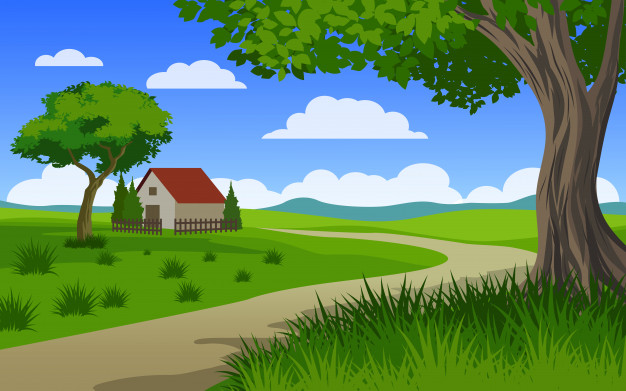
#> input picture photos/scenery.jpg, 626 x 391 px
$ python cv7.py
#> lines starting #> are read from the running program, lines starting #| are printed output that depends on the picture; after the words box and inside, x2 and y2 are one past the last pixel; in counts of white or black regions, pixels touching at a corner belong together
#Detecting contours in opencv

import cv2 as cv
import numpy as np

#2 ways of finding contours in img
img = cv.imread('photos/scenery.jpg')
#> img is the input picture: shape (391, 626, 3); mean B, G, R 100.9, 138, 99.2

blank = np.zeros(img.shape,dtype='uint8') #Creating a blank image
#cv.imshow('Blank', blank)

#Find grayscale blur and edges of the img and pass it in into find contours
gray = cv.cvtColor(img, cv.COLOR_BGR2GRAY)
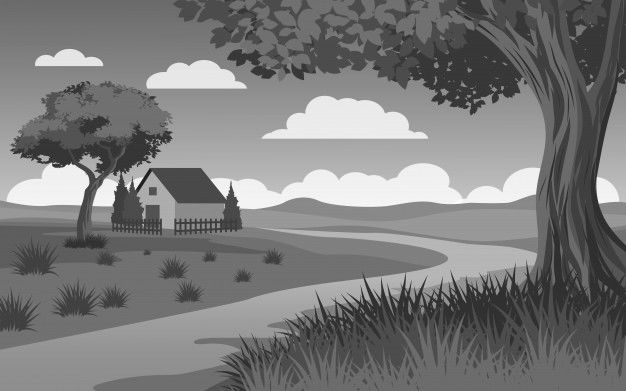
#> gray: shape (391, 626); min 24, max 254, mean 122.2

blur = cv.GaussianBlur(gray,(5,5),cv.BORDER_DEFAULT)

edges = cv.Canny(blur, 125, 175)
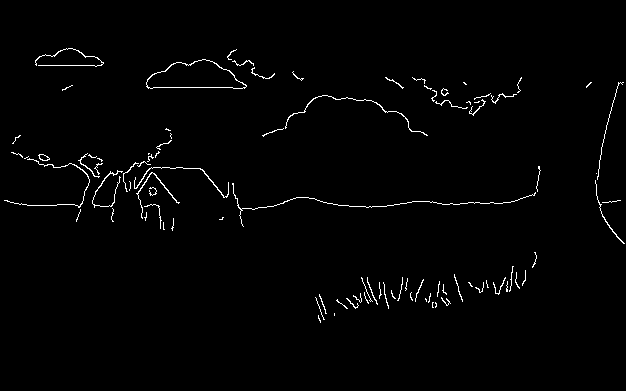
#> edges: shape (391, 626); 1.4% white in thin lines or dots, all inside (x1, y1, x2, y2) = (4, 48, 625, 323)
#cv.imshow('Scenery', img)
#cv.imshow('Scenery_GRAY', gray)
cv.imshow('Edges', edges)

#2nd way is to to use threshold which binarizes image acc to pixels
ret, thresh = cv.threshold(gray, 125, 255, cv.THRESH_BINARY)
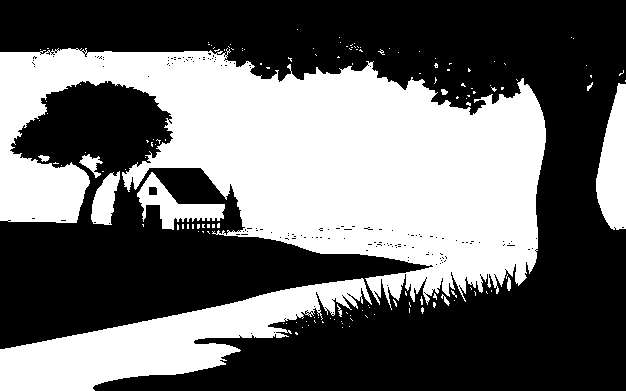
#> thresh: shape (391, 626); 41.5% white; 145 white regions (133 under 20 px)
cv.imshow("Thresh",thresh)

contours, heirarchies = cv.findContours(thresh, cv.RETR_LIST, cv.CHAIN_APPROX_NONE)
#> contours = 369 contours, 358 with area under 20; largest, box (x1, y1, x2, y2) and area: (0, 48, 546, 310) 76715, (0, 278, 372, 391) 16074, (596, 83, 626, 230) 2977, (137, 172, 225, 230) 1764, (91, 171, 120, 225) 886
print(f'{len(contours)} contour(s) found')
#| 369 contour(s) found

cv.drawContours(blank, contours, -1, (0, 0, 255), 1,)
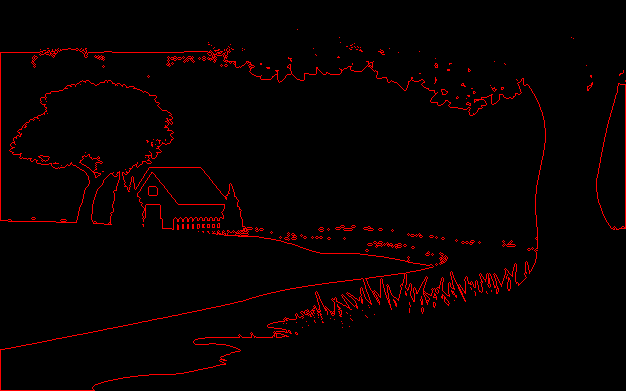
#> blank: shape (391, 626, 3); mean of channels 0, 1, 2 0, 0, 7; drawn as B, G, R
cv.imshow('Contours', blank)
cv.waitKey(0)
